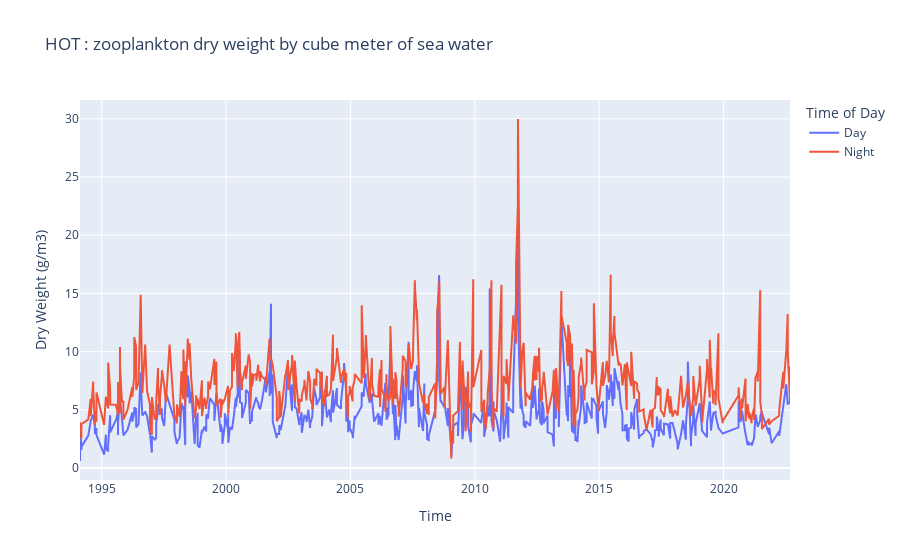

Notebook cell for this chart:
### Code cell
day = zoo_hot_d_n["day"].dropna()
night = zoo_hot_d_n["night"].dropna()
go.Figure(
    data=[
        go.Scatter(x=day.index, y=day, mode="lines", name="Day"),
        go.Scatter(x=night.index, y=night, mode="lines", name="Night"),
    ]
).update_layout(
    title="HOT : zooplankton dry weight by cube meter of sea water",
    xaxis_title="Time",
    yaxis_title="Dry Weight (g/m3)",
    legend_title="Time of Day",
).show()

### Figure 1 — Plotly figure (JSON) as saved in the notebook; plotly's stock layout.template omitted (floating-point values rounded to 4 significant figures; data arrays with more than 128 entries replaced by an {"elided": "..."} marker saying what was removed)
{"data": [{"mode": "lines", "name": "Day", "type": "scatter", "x": {"elided": "498 str values"}, "y": {"elided": "498 float values"}}, {"mode": "lines", "name": "Night", "type": "scatter", "x": {"elided": "505 str values"}, "y": {"elided": "505 float values"}}], "layout": {"legend": {"title": {"text": "Time of Day"}}, "title": {"text": "HOT : zooplankton dry weight by cube meter of sea water"}, "xaxis": {"title": {"text": "Time"}}, "yaxis": {"title": {"text": "Dry Weight (g/m3)"}}}}
